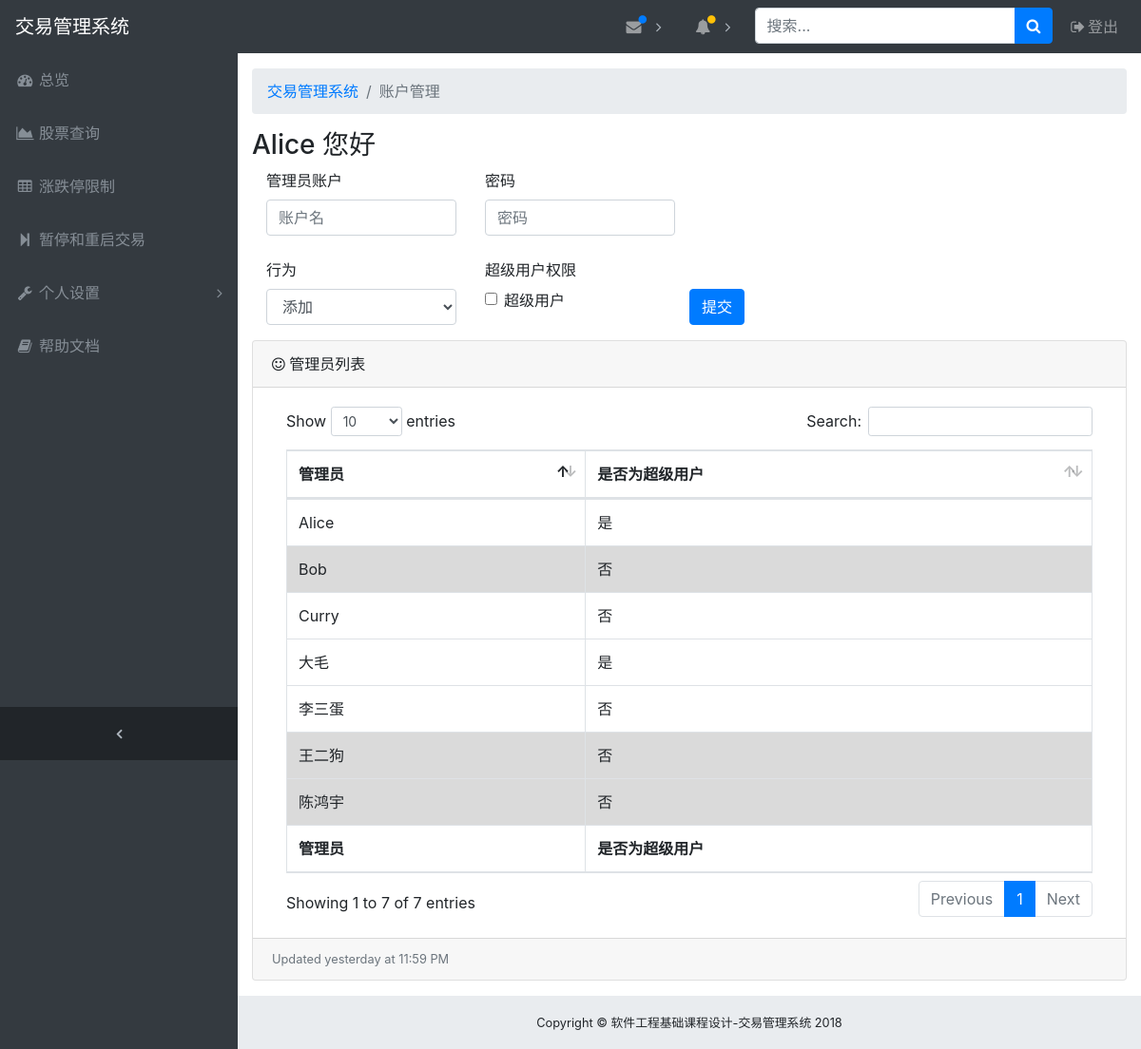
/account (signed in), run on an earlier commit of the app's database.
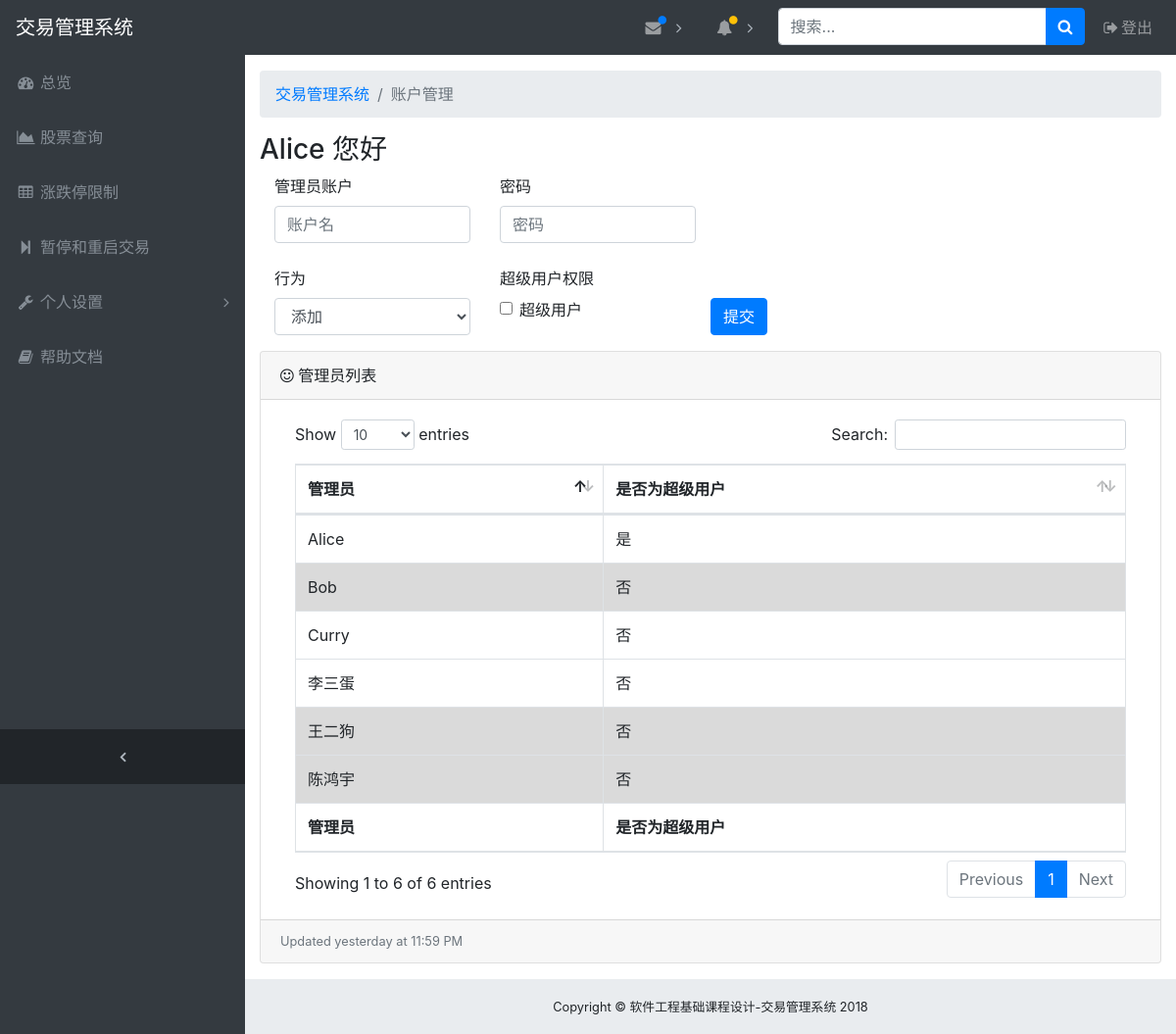
And on a later commit of the database.
### app/models.py (models this page shows, shortened)
class Admin ( db.Model ):
    __tablename__ = "admin"
    id = db.Column ( db.String ( 32 ), primary_key=True )
    password_hash = db.Column ( db.String ( 32 ) )
    is_root = db.Column ( db.Boolean, default=False )
    def get_id(self):
        return self.id
    @property
    def password(self):
        raise AttributeError ( "Password unaccessible" )

### app/views.py (the view, shortened to what this page needs)
@app.route ( '/account', methods=['GET', 'POST'] )
@login_required
def account():
    form = ChangeAccount ()
    if not current_user.is_root:
        flash ( '您没有超级用户权限', 'danger' )
        return redirect ( '/index.html' )
    user_id = current_user.get_id ()
    auth_list = Admin.query.all ()
    return render_template ( "account.html", username=user_id, auth_list=auth_list, form=form )

### app/forms.py
class ChangeAccount ( FlaskForm ):
    admin_id = StringField ( "admin_id", validators=[DataRequired ()] )
    password = StringField ( "password", validators=[Optional ()] )
    is_root = BooleanField ( "is_root", validators=[Optional ()], default=False )
    action = SelectField ( "action", validators=[DataRequired ()],
                           choices=[("add", 'add'), ("delete", "delete"), ("update", "update")] )

### app/views.py (called while the page is built)
@app.before_request
def before_request():
    g.user = current_user

@lm.user_loader
def load_user(id):
    return Admin.query.get ( id )

### app/templates/account.html (shortened to what this page needs)
{% set current_page = "账户管理" %}
{% extends 'base.html' %}
{% block body %}
<div class="row clearfix">
    <div class="container">
        <h3>{{username}} 您好</h3>
        <div class="col-md-12 column">
            <form method="POST" action="{{url_for('account')}}" class="form-horizontal">
                <fieldset>
                    <div class="form-group">
                        <div class="row clearfix">
                            <div class="col-md-3 column">
                                <label>管理员账户</label>
                                <input type="text" class="form-control required"
                                       name="admin_id" placeholder="账户名">
                            </div>
                            <div class="col-md-3 column">
                                <label>密码</label>
                                <input class="form-control" id="password" name="password" type="password"
                                       placeholder="密码">
                            </div>
                        </div>
                        <br>
                        <div class="row clearfix">
                            <div class="col-md-3 column">
                                <label>行为</label>
                                <div class="custom-select-md">
                                    <select name="action" class="form-control form-control-md">
                                        <option value="add" selected>添加</option>
                                    </select>
                                </div>
                            </div>
                            <div class="col-md-3 column">
                                <label>超级用户权限</label>
                                <div class="form-check">
                                    <label class="form-check-label">
                                        <input class="form-check-input" name="is_root" type="checkbox"> 超级用户</label>
                                </div>
                            </div>
                            <div class="col-md-offset-10 column">
                                <label>&nbsp;</label>
                                <br>
                                <button type="submit" class="btn btn-primary">提交</button>
                            </div>
                        </div>
                    </div>
                </fieldset>
            </form>
        </div>
        <div class="card mb-3">
            <div class="card-header">
                <i class="fa fa-smile-o"></i> 管理员列表
            </div>
            <div class="card-body">
                <div class="table-responsive">
                    <table class="table table-bordered" id="dataTable" width="100%" cellspacing="0">
                        <thead>
                        <tr>
                            <th>管理员</th>
                            <th>是否为超级用户</th>
                        </tr>
                        </thead>
                        <tfoot>
                        <tr>
                            <th>管理员</th>
                            <th>是否为超级用户</th>
                        </tr>
                        </tfoot>
                        <tbody>
                        {% for row in auth_list %}
                        <tr class={{ loop.cycle(
                        "", "table-active")}}>
                        <td>{{ row.id }}</td>
                        {% if row.is_root %}
                        <td>是</td>
                        {% else %}
                        <td>否</td>
                        {% endif %}
                        </tr>
                        {% endfor %}
                        </tbody>
                    </table>
                </div>
            </div>
            <div class="card-footer small text-muted">Updated yesterday at 11:59 PM</div>
        </div>
    </div>
</div>
{% endblock%}

### app/templates/base.html (shortened to what this page needs)
<!DOCTYPE html>
<html lang="en">
<head>
    <link href="../static/vendor/bootstrap/css/bootstrap.min.css" rel="stylesheet">
    <link href="../static/vendor/font-awesome/css/font-awesome.min.css" rel="stylesheet" type="text/css">
    <link href="../static/vendor/datatables/dataTables.bootstrap4.css" rel="stylesheet">
    <link href="../static/css/sb-admin.css" rel="stylesheet">
</head>
<body class="fixed-nav sticky-footer bg-dark" id="page-top">
<nav class="navbar navbar-expand-lg navbar-dark bg-dark fixed-top" id="mainNav">
    <a class="navbar-brand" href="index.html">交易管理系统</a>
    <div class="collapse navbar-collapse" id="navbarResponsive">
        <ul class="navbar-nav navbar-sidenav" id="exampleAccordion">
            <li class="nav-item" data-toggle="tooltip" data-placement="right" title="Dashboard">
                <a class="nav-link" href="index.html">
                    <i class="fa fa-fw fa-dashboard"></i>
                    <span class="nav-link-text">总览</span>
                </a>
            </li>
            <li class="nav-item" data-toggle="tooltip" data-placement="right" title="Charts">
                <a class="nav-link" href="query">
                    <i class="fa fa-fw fa-area-chart"></i>
                    <span class="nav-link-text">股票查询</span>
                </a>
            </li>
            <li class="nav-item" data-toggle="tooltip" data-placement="right" title="Tables">
                <a class="nav-link" href="confine">
                    <i class="fa fa-fw fa-table"></i>
                    <span class="nav-link-text">涨跌停限制</span>
                </a>
            </li>
            <li class="nav-item" data-toggle="tooltip" data-placement="right" title="Config">
                <a class="nav-link" href="/trading">
                    <i class="fa fa-fw fa-step-forward"></i>
                    <span class="nav-link-text">暂停和重启交易</span>
                </a>
            </li>
            <li class="nav-item" data-toggle="tooltip" data-placement="right" title="Menu Levels">
                <a class="nav-link nav-link-collapse collapsed" data-toggle="collapse" href="#collapseMulti"
                   data-parent="#exampleAccordion">
                    <i class="fa fa-fw fa-wrench"></i>
                    <span class="nav-link-text">个人设置</span>
                </a>
            </li>
            <li class="nav-item" data-toggle="tooltip" data-placement="right" title="Link">
                <a class="nav-link" href="/tutorial">
                    <i class="fa fa-fw fa-book"></i>
                    <span class="nav-link-text">帮助文档</span>
                </a>
            </li>
        </ul>
        <ul class="navbar-nav sidenav-toggler">
            <li class="nav-item">
                <a class="nav-link text-center" id="sidenavToggler">
                    <i class="fa fa-fw fa-angle-left"></i>
                </a>
            </li>
        </ul>
        <ul class="navbar-nav ml-auto">
            <li class="nav-item dropdown">
                <a class="nav-link dropdown-toggle mr-lg-2" id="messagesDropdown" href="#" data-toggle="dropdown"
                   aria-haspopup="true" aria-expanded="false">
                    <i class="fa fa-fw fa-envelope"></i>
                    <span class="indicator text-primary d-none d-lg-block">
              <i class="fa fa-fw fa-circle"></i>
            </span>
                </a>
            </li>
            <li class="nav-item dropdown">
                <a class="nav-link dropdown-toggle mr-lg-2" id="alertsDropdown" href="#" data-toggle="dropdown"
                   aria-haspopup="true" aria-expanded="false">
                    <i class="fa fa-fw fa-bell"></i>
                    <span class="indicator text-warning d-none d-lg-block">
              <i class="fa fa-fw fa-circle"></i>
            </span>
                </a>
            </li>
            <li class="nav-item">
                <form class="form-inline my-2 my-lg-0 mr-lg-2">
                    <div class="input-group">
                        <input class="form-control" type="text" placeholder="搜索...">
                        <span class="input-group-append">
                <button class="btn btn-primary" type="button">
                  <i class="fa fa-search"></i>
                </button>
              </span>
                    </div>
                </form>
            </li>
            <li class="nav-item">
                <a class="nav-link" data-toggle="modal" data-target="#exampleModal">
                    <i class="fa fa-fw fa-sign-out"></i>登出</a>
            </li>
        </ul>
    </div>
</nav>
<div class="content-wrapper">
    <div class="container-fluid">
        <ol class="breadcrumb">
            <li class="breadcrumb-item">
                <a href="#">交易管理系统</a>
            </li>
            <li class="breadcrumb-item active">{{current_page}}</li>
        </ol>
        {% block body %}
        {% endblock %}
    </div>
    <footer class="sticky-footer">
        <div class="container">
            <div class="text-center">
                <small>Copyright © 软件工程基础课程设计-交易管理系统 2018</small>
            </div>
        </div>
    </footer>
</div>
</body>
</html>

### app/static/css/sb-admin.css (style rules this page uses)
html { position: relative; min-height: 100%; }
body { overflow-x: hidden; }
body.sticky-footer { margin-bottom: 56px; }
body.sticky-footer .content-wrapper { min-height: calc(100vh - 56px - 56px); }
body.fixed-nav { padding-top: 56px; }
.content-wrapper { min-height: calc(100vh - 56px); padding-top: 1rem; }
#mainNav .navbar-collapse { overflow: auto; max-height: 75vh; }
#mainNav .navbar-collapse .navbar-nav .nav-item .nav-link { cursor: pointer; }
#mainNav .navbar-collapse .navbar-sidenav .nav-link-collapse:after { float: right; content: '\f107'; font-family: 'FontAwesome'; }
#mainNav .navbar-collapse .navbar-sidenav .nav-link-collapse.collapsed:after { content: '\f105'; }
#mainNav .navbar-collapse .sidenav-toggler { display: none; }
#mainNav .navbar-collapse .navbar-nav > .nav-item.dropdown > .nav-link { position: relative; min-width: 45px; }
#mainNav .navbar-collapse .navbar-nav > .nav-item.dropdown > .nav-link:after { float: right; width: auto; content: '\f105'; border: none; font-family: 'FontAwesome'; }
#mainNav .navbar-collapse .navbar-nav > .nav-item.dropdown > .nav-link .indicator { position: absolute; top: 5px; left: 21px; font-size: 10px; }
@media (min-width: 992px) { #mainNav .navbar-brand { width: 250px; } }
@media (min-width: 992px) { #mainNav .navbar-collapse { overflow: visible; max-height: none; } }
@media (min-width: 992px) { #mainNav .navbar-collapse .navbar-sidenav { position: absolute; top: 0; left: 0; -webkit-flex-direction: column; -ms-flex-direction: column; flex-direction: column; margin-top: 56px; } }
@media (min-width: 992px) { #mainNav .navbar-collapse .navbar-sidenav > .nav-item { width: 250px; padding: 0; } }
@media (min-width: 992px) { #mainNav .navbar-collapse .navbar-sidenav > .nav-item > .nav-link { padding: 1em; } }
@media (min-width: 992px) { #mainNav .navbar-collapse .navbar-nav > .nav-item.dropdown > .nav-link { min-width: 0; } }
@media (min-width: 992px) { #mainNav .navbar-collapse .navbar-nav > .nav-item.dropdown > .nav-link:after { width: 24px; text-align: center; } }
#mainNav.fixed-top .sidenav-toggler { display: none; }
@media (min-width: 992px) { #mainNav.fixed-top .navbar-sidenav { height: calc(100vh - 112px); } }
@media (min-width: 992px) { #mainNav.fixed-top .sidenav-toggler { position: absolute; top: 0; left: 0; display: flex; -webkit-flex-direction: column; -ms-flex-direction: column; flex-direction: column; margin-top: calc(100vh - 56px); } }
@media (min-width: 992px) { #mainNav.fixed-top .sidenav-toggler > .nav-item { width: 250px; padding: 0; } }
@media (min-width: 992px) { #mainNav.fixed-top .sidenav-toggler > .nav-item > .nav-link { padding: 1em; } }
#mainNav.fixed-top.navbar-dark .sidenav-toggler { background-color: #212529; }
#mainNav.fixed-top.navbar-dark .sidenav-toggler a i { color: #adb5bd; }
.content-wrapper { overflow-x: hidden; background: white; }
@media (min-width: 992px) { .content-wrapper { margin-left: 250px; } }
#sidenavToggler i { font-weight: 800; }
#mainNav.navbar-dark .navbar-collapse .navbar-sidenav .nav-link-collapse:after { color: #868e96; }
#mainNav.navbar-dark .navbar-collapse .navbar-sidenav > .nav-item > .nav-link { color: #868e96; }
#mainNav.navbar-dark .navbar-collapse .navbar-nav > .nav-item.dropdown > .nav-link:after { color: #adb5bd; }
@media (min-width: 992px) { #mainNav.navbar-dark .navbar-collapse .navbar-sidenav { background: #343a40; } }
footer.sticky-footer { position: absolute; right: 0; bottom: 0; width: 100%; height: 56px; background-color: #e9ecef; line-height: 55px; }
@media (min-width: 992px) { footer.sticky-footer { width: calc(100% - 250px); } }

What changed in the data, as far as the page shows it:
removed Admin: id "大毛", is_root "是"
Also different on the page:
text written by a page script: "Show entries Search: Showing 1 to 7 of 7 entries Previous 1 Next" → "Show entries Search: Showing 1 to 6 of 6 entries Previous 1 Next"
